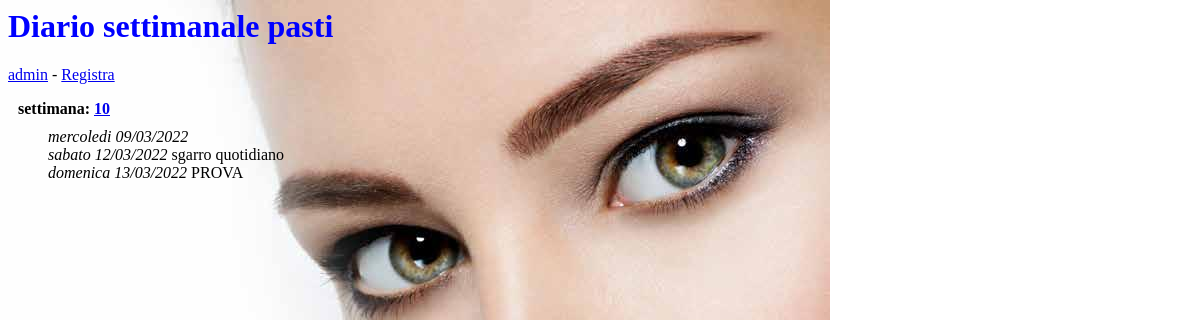
/diario/, run on an earlier commit of the app's database.
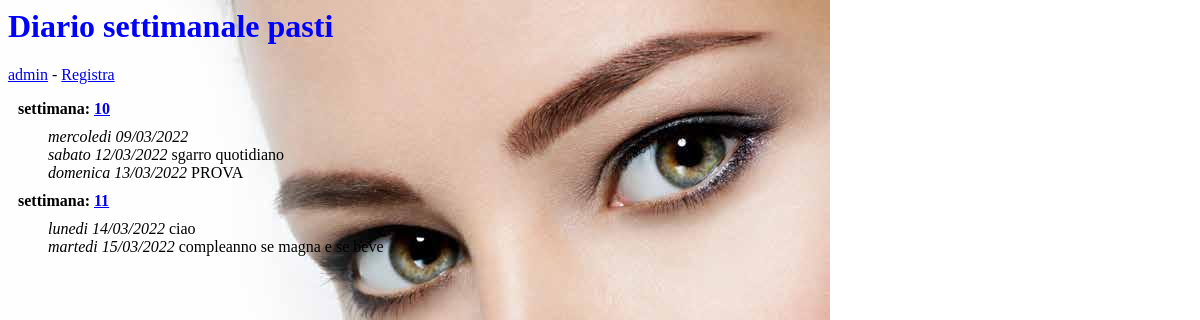
And on a later commit of the database.
### diario/models.py (models this page shows, shortened)
class Diario(models.Model):
    WEEKDAYS = ('lunedi','martedi','mercoledi','giovedi','venerdi','sabato','domenica')
    data = models.DateField(default=date.today(),unique=True)
    note = models.CharField(max_length=200,blank=True, default="")
    class Meta:
        ordering = ['data']
    def week_day(self):
        wd = self.WEEKDAYS[self.data.isocalendar()[2]-1]
        return wd + " " + self.data.strftime("%d/%m/%Y")
    def week(self):
        return self.data.isocalendar()[1]

### diario/views.py (the view)
# urls.py: path('',views.index,name="index"),
def index(request):
   lista = Diario.objects.all()
   weeks = [giorno.week() for giorno in lista]    # lista con i dati compresi i duplicati
   weeks = set(weeks)                             # elimino i duplicati
   weeks = list(weeks)                            # trasformo in lista e
   weeks.sort()                                   # metto in ordine crescente
   dati = [[sett,[oggetto for oggetto in lista if oggetto.week() == sett]] for sett in weeks]
   context = {'lista_settimanale': dati}
   return render(request, 'diario/index.html', context)

### diario/templates/diario/index.html (shortened to what this page needs)
<html>
    <head>
         {% load static %}
    </head>
    <body>
             <h1> Diario settimanale pasti </h1>
             <a href= {% url 'admin:index' %} >admin</a> -
             <a href="javascript:apri()">Registra</a>
             <dl>
             {% for elemento in lista_settimanale %}
                  <dt>settimana: <a href="{% url 'diario:settimana' elemento.0 %}">{{elemento.0}} </a>
                  </dt>
                  {% for giorno in elemento.1 %}
                       <dd><i>{{giorno.week_day}} </i>{{giorno.note}}</dd>
                  {% endfor %}
             {% endfor %}
             </dl>
    </body>
</html>

What changed in the data, as far as the page shows it:
added Diario: week_day "lunedi 14/03/2022", note "ciao", shown under "11"
added Diario: week_day "martedi 15/03/2022", note "compleanno se magna e se beve", shown under "11"
Also different on the page:
new list line: "settimana: 11"
